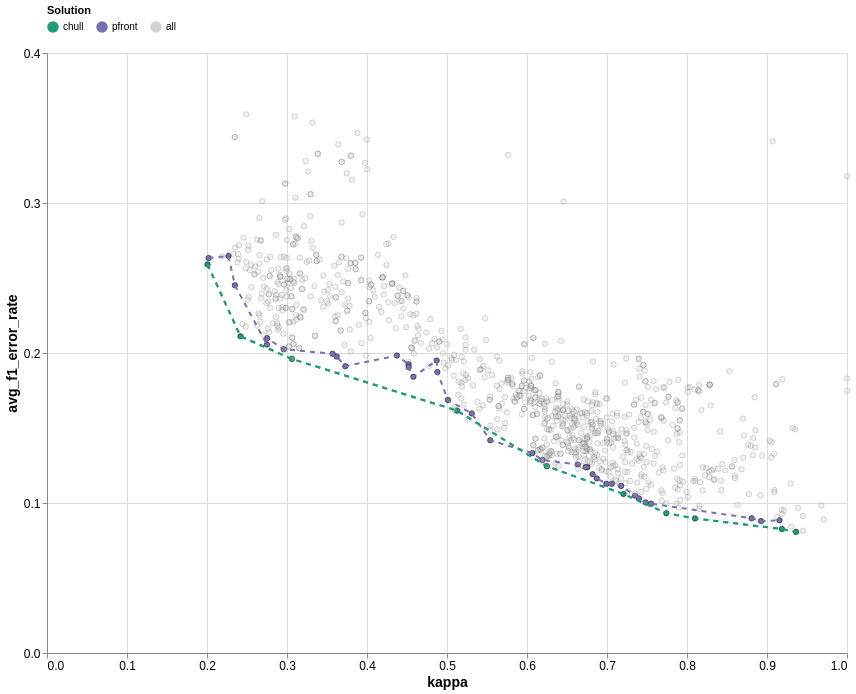

Here is the notebook cell this chart was saved with:
### Code cell
data = solutions_df[solutions_df['fold']=='fold_0'].copy()  # Use the first fold for visualization
error_metric = 'f1'  # or 'f1'
obj_1 = 'kappa' # mean_kappa or kappa
obj_2 = f'avg_{error_metric}_error_rate'
per_fold_chart = draw_kappa_error_diagram(data, obj_1, obj_2)
per_fold_chart#.save('figures/per_fold_kappa_error_chart.pdf')

### Figure 1 — Vega-Lite specification as saved in the notebook (floating-point values rounded to 4 significant figures; data arrays with more than 128 entries replaced by an {"elided": "..."} marker saying what was removed)
{"config": {"view": {"continuousWidth": 300, "continuousHeight": 300}, "axis": {"labelFontSize": 12, "titleFontSize": 14}}, "layer": [{"data": {"name": "data-163bee4a02bed2cd574f27a17dbb2ef3"}, "mark": {"type": "circle", "size": 30, "stroke": "black", "strokeWidth": 0.5}, "encoding": {"color": {"field": "color_label", "legend": {"orient": "top", "title": "Solution"}, "scale": {"domain": ["chull", "pfront", "all"], "range": ["#1b9e77", "#7570b3", "lightgrey"]}, "type": "nominal"}, "opacity": {"condition": {"test": "(datum.color_label === 'all')", "value": 0.3}, "value": 1.0}, "tooltip": [{"field": "pair_id", "type": "nominal"}, {"field": "kappa", "type": "quantitative"}, {"field": "avg_f1_error_rate", "type": "quantitative"}, {"field": "Adjusted_RV", "type": "quantitative"}], "x": {"axis": {"values": [0.0, 0.1, 0.2, 0.3, 0.4, 0.5, 0.6, 0.7, 0.8, 0.9, 1.0]}, "field": "kappa", "title": "kappa", "type": "quantitative"}, "y": {"axis": {"values": [0, 0.1, 0.2, 0.3, 0.4]}, "field": "avg_f1_error_rate", "title": "avg_f1_error_rate", "type": "quantitative"}}}, {"data": {"name": "data-dbe0d37d25115476563474e46728e595"}, "mark": {"type": "line", "point": false, "strokeDash": [5, 5]}, "encoding": {"color": {"field": "color_label", "legend": {"orient": "top", "title": "Solution"}, "scale": {"domain": ["chull", "pfront", "all"], "range": ["#1b9e77", "#7570b3", "lightgrey"]}, "type": "nominal"}, "tooltip": [{"field": "pair_id", "type": "nominal"}, {"field": "kappa", "type": "quantitative"}, {"field": "avg_f1_error_rate", "type": "quantitative"}, {"field": "Adjusted_RV", "type": "quantitative"}], "x": {"axis": {"values": [0.0, 0.1, 0.2, 0.3, 0.4, 0.5, 0.6, 0.7, 0.8, 0.9, 1.0]}, "field": "kappa", "title": "kappa", "type": "quantitative"}, "y": {"axis": {"values": [0, 0.1, 0.2, 0.3, 0.4]}, "field": "avg_f1_error_rate", "title": "avg_f1_error_rate", "type": "quantitative"}}}, {"data": {"name": "data-88db53d086a754818bcbdea0745c1431"}, "mark": {"type": "line", "point": false, "strokeDash": [5, 5]}, "encoding": {"color": {"field": "color_label", "legend": {"orient": "top", "title": "Solution"}, "scale": {"domain": ["chull", "pfront", "all"], "range": ["#1b9e77", "#7570b3", "lightgrey"]}, "type": "nominal"}, "tooltip": [{"field": "pair_id", "type": "nominal"}, {"field": "kappa", "type": "quantitative"}, {"field": "avg_f1_error_rate", "type": "quantitative"}, {"field": "Adjusted_RV", "type": "quantitative"}], "x": {"axis": {"values": [0.0, 0.1, 0.2, 0.3, 0.4, 0.5, 0.6, 0.7, 0.8, 0.9, 1.0]}, "field": "kappa", "title": "kappa", "type": "quantitative"}, "y": {"axis": {"values": [0, 0.1, 0.2, 0.3, 0.4]}, "field": "avg_f1_error_rate", "title": "avg_f1_error_rate", "type": "quantitative"}}}], "height": 600, "width": 800, "$schema": "https://vega.github.io/schema/vega-lite/v5.17.0.json", "datasets": {"data-163bee4a02bed2cd574f27a17dbb2ef3": {"elided": "946 records"}, "data-dbe0d37d25115476563474e46728e595": [{"fold": "fold_0", "pair_id": "Kmer-1/RandomForest&RCKmer-6/SVM", "pair_1": "Kmer-1/RandomForest", "pair_2": "RCKmer-6/SVM", "kappa": 0.2958, "mcc_error_rate_1": 0.6552, "f1_error_rate_1": 0.3178, "mcc_error_rate_2": 0.1583, "f1_error_rate_2": 0.08723, "avg_mcc_error_rate": 0.4067, "avg_f1_error_rate": 0.2025, "Adjusted_RV": 0.9307, "pfront": 7, "chull_complete": -1, "chull": -1, "dataname": "benbow", "color_label": "pfront"}, {"fold": "fold_0", "pair_id": "Kmer-1/RandomForest&RCKmer-7/SVM", "pair_1": "Kmer-1/RandomForest", "pair_2": "RCKmer-7/SVM", "kappa": 0.3061, "mcc_error_rate_1": 0.6552, "f1_error_rate_1": 0.3178, "mcc_error_rate_2": 0.1359, "f1_error_rate_2": 0.0743, "avg_mcc_error_rate": 0.3955, "avg_f1_error_rate": 0.1961, "Adjusted_RV": 0.8925, "pfront": 8, "chull_complete": 7, "chull": 2, "dataname": "benbow", "color_label": "chull"}, {"fold": "fold_0", "pair_id": "Kmer-2/RandomForest&RCKmer-7/SVM", "pair_1": "Kmer-2/RandomForest", "pair_2": "RCKmer-7/SVM", "kappa": 0.6193, "mcc_error_rate_1": 0.3573, "f1_error_rate_1": 0.183, "mcc_error_rate_2": 0.1359, "f1_error_rate_2": 0.0743, "avg_mcc_error_rate": 0.2466, "avg_f1_error_rate": 0.1287, "Adjusted_RV": 0.9433, "pfront": 23, "chull_complete": -1, "chull": -1, "dataname": "benbow", "color_label": "pfront"}, {"fold": "fold_0", "pair_id": "Kmer-3/SVM&Mismatch/RandomForest", "pair_1": "Kmer-3/SVM", "pair_2": "Mismatch/RandomForest", "kappa": 0.4871, "mcc_error_rate_1": 0.2706, "f1_error_rate_1": 0.1577, "mcc_error_rate_2": 0.4199, "f1_error_rate_2": 0.2322, "avg_mcc_error_rate": 0.3452, "avg_f1_error_rate": 0.195, "Adjusted_RV": 0.06278, "pfront": 16, "chull_complete": -1, "chull": -1, "dataname": "benbow", "color_label": "pfront"}, {"fold": "fold_0", "pair_id": "Kmer-5/SVM&RCKmer-7/SVM", "pair_1": "Kmer-5/SVM", "pair_2": "RCKmer-7/SVM", "kappa": 0.9157, "mcc_error_rate_1": 0.1825, "f1_error_rate_1": 0.1027, "mcc_error_rate_2": 0.1359, "f1_error_rate_2": 0.0743, "avg_mcc_error_rate": 0.1592, "avg_f1_error_rate": 0.08849, "Adjusted_RV": 0.9881, "pfront": 42, "chull_complete": -1, "chull": -1, "dataname": "benbow", "color_label": "pfront"}, {"fold": "fold_0", "pair_id": "Kmer-5/SVM&TACC/RandomForest", "pair_1": "Kmer-5/SVM", "pair_2": "TACC/RandomForest", "kappa": 0.4374, "mcc_error_rate_1": 0.1825, "f1_error_rate_1": 0.1027, "mcc_error_rate_2": 0.5698, "f1_error_rate_2": 0.2939, "avg_mcc_error_rate": 0.3761, "avg_f1_error_rate": 0.1983, "Adjusted_RV": 0.8318, "pfront": 12, "chull_complete": -1, "chull": -1, "dataname": "benbow", "color_label": "pfront"}, {"fold": "fold_0", "pair_id": "Kmer-6/SVM&RCKmer-3/RandomForest", "pair_1": "Kmer-6/SVM", "pair_2": "RCKmer-3/RandomForest", "kappa": 0.7399, "mcc_error_rate_1": 0.1691, "f1_error_rate_1": 0.09404, "mcc_error_rate_2": 0.2193, "f1_error_rate_2": 0.1121, "avg_mcc_error_rate": 0.1942, "avg_f1_error_rate": 0.1031, "Adjusted_RV": 0.9753, "pfront": 35, "chull_complete": -1, "chull": -1, "dataname": "benbow", "color_label": "pfront"}, {"fold": "fold_0", "pair_id": "Kmer-7/SVM&RCKmer-3/RandomForest", "pair_1": "Kmer-7/SVM", "pair_2": "RCKmer-3/RandomForest", "kappa": 0.7484, "mcc_error_rate_1": 0.1614, "f1_error_rate_1": 0.08865, "mcc_error_rate_2": 0.2193, "f1_error_rate_2": 0.1121, "avg_mcc_error_rate": 0.1903, "avg_f1_error_rate": 0.1004, "Adjusted_RV": 0.9536, "pfront": 36, "chull_complete": -1, "chull": -1, "dataname": "benbow", "color_label": "pfront"}, {"fold": "fold_0", "pair_id": "Kmer-7/SVM&RCKmer-5/SVM", "pair_1": "Kmer-7/SVM", "pair_2": "RCKmer-5/SVM", "kappa": 0.8808, "mcc_error_rate_1": 0.1614, "f1_error_rate_1": 0.08865, "mcc_error_rate_2": 0.1633, "f1_error_rate_2": 0.09091, "avg_mcc_error_rate": 0.1623, "avg_f1_error_rate": 0.08978, "Adjusted_RV": 0.985, "pfront": 40, "chull_complete": -1, "chull": -1, "dataname": "benbow", "color_label": "pfront"}, {"fold": "fold_0", "pair_id": "Kmer-7/SVM&RCKmer-6/SVM", "pair_1": "Kmer-7/SVM", "pair_2": "RCKmer-6/SVM", "kappa": 0.8926, "mcc_error_rate_1": 0.1614, "f1_error_rate_1": 0.08865, "mcc_error_rate_2": 0.1583, "f1_error_rate_2": 0.08723, "avg_mcc_error_rate": 0.1598, "avg_f1_error_rate": 0.08794, "Adjusted_RV": 0.9902, "pfront": 41, "chull_complete": -1, "chull": -1, "dataname": "benbow", "color_label": "pfront"}, {"fold": "fold_0", "pair_id": "RCKmer-1/SVM&RCKmer-7/SVM", "pair_1": "RCKmer-1/SVM", "pair_2": "RCKmer-7/SVM", "kappa": 0.2749, "mcc_error_rate_1": 0.7042, "f1_error_rate_1": 0.3369, "mcc_error_rate_2": 0.1359, "f1_error_rate_2": 0.0743, "avg_mcc_error_rate": 0.4201, "avg_f1_error_rate": 0.2056, "Adjusted_RV": 0.8936, "pfront": 5, "chull_complete": -1, "chull": -1, "dataname": "benbow", "color_label": "pfront"}, {"fold": "fold_0", "pair_id": "RCKmer-1/SVM&Moran/RandomForest", "pair_1": "RCKmer-1/SVM", "pair_2": "Moran/RandomForest", "kappa": 0.2006, "mcc_error_rate_1": 0.7042, "f1_error_rate_1": 0.3369, "mcc_error_rate_2": 0.3411, "f1_error_rate_2": 0.1811, "avg_mcc_error_rate": 0.5227, "avg_f1_error_rate": 0.259, "Adjusted_RV": 0.3537, "pfront": 0, "chull_complete": 5, "chull": 0, "dataname": "benbow", "color_label": "chull"}, {"fold": "fold_0", "pair_id": "RCKmer-2/RandomForest&RCKmer-7/SVM", "pair_1": "RCKmer-2/RandomForest", "pair_2": "RCKmer-7/SVM", "kappa": 0.5541, "mcc_error_rate_1": 0.4111, "f1_error_rate_1": 0.2093, "mcc_error_rate_2": 0.1359, "f1_error_rate_2": 0.0743, "avg_mcc_error_rate": 0.2735, "avg_f1_error_rate": 0.1418, "Adjusted_RV": 0.9282, "pfront": 21, "chull_complete": -1, "chull": -1, "dataname": "benbow", "color_label": "pfront"}, {"fold": "fold_0", "pair_id": "RCKmer-3/RandomForest&RCKmer-7/SVM", "pair_1": "RCKmer-3/RandomForest", "pair_2": "RCKmer-7/SVM", "kappa": 0.7741, "mcc_error_rate_1": 0.2193, "f1_error_rate_1": 0.1121, "mcc_error_rate_2": 0.1359, "f1_error_rate_2": 0.0743, "avg_mcc_error_rate": 0.1776, "avg_f1_error_rate": 0.09319, "Adjusted_RV": 0.9583, "pfront": 38, "chull_complete": 11, "chull": 6, "dataname": "benbow", "color_label": "chull"}, {"fold": "fold_0", "pair_id": "RCKmer-4/RandomForest&RCKmer-7/SVM", "pair_1": "RCKmer-4/RandomForest", "pair_2": "RCKmer-7/SVM", "kappa": 0.8101, "mcc_error_rate_1": 0.2007, "f1_error_rate_1": 0.1051, "mcc_error_rate_2": 0.1359, "f1_error_rate_2": 0.0743, "avg_mcc_error_rate": 0.1683, "avg_f1_error_rate": 0.0897, "Adjusted_RV": 0.9679, "pfront": 39, "chull_complete": 12, "chull": 7, "dataname": "benbow", "color_label": "chull"}, {"fold": "fold_0", "pair_id": "RCKmer-4/RandomForest&Mismatch/RandomForest", "pair_1": "RCKmer-4/RandomForest", "pair_2": "Mismatch/RandomForest", "kappa": 0.5011, "mcc_error_rate_1": 0.2007, "f1_error_rate_1": 0.1051, "mcc_error_rate_2": 0.4199, "f1_error_rate_2": 0.2322, "avg_mcc_error_rate": 0.3103, "avg_f1_error_rate": 0.1687, "Adjusted_RV": 0.06204, "pfront": 18, "chull_complete": -1, "chull": -1, "dataname": "benbow", "color_label": "pfront"}, {"fold": "fold_0", "pair_id": "RCKmer-5/SVM&RCKmer-7/SVM", "pair_1": "RCKmer-5/SVM", "pair_2": "RCKmer-7/SVM", "kappa": 0.9187, "mcc_error_rate_1": 0.1633, "f1_error_rate_1": 0.09091, "mcc_error_rate_2": 0.1359, "f1_error_rate_2": 0.0743, "avg_mcc_error_rate": 0.1496, "avg_f1_error_rate": 0.08261, "Adjusted_RV": 0.9897, "pfront": 43, "chull_complete": 13, "chull": 8, "dataname": "benbow", "color_label": "chull"}, {"fold": "fold_0", "pair_id": "RCKmer-5/SVM&TAC/RandomForest", "pair_1": "RCKmer-5/SVM", "pair_2": "TAC/RandomForest", "kappa": 0.357, "mcc_error_rate_1": 0.1633, "f1_error_rate_1": 0.09091, "mcc_error_rate_2": 0.6221, "f1_error_rate_2": 0.308, "avg_mcc_error_rate": 0.3927, "avg_f1_error_rate": 0.1995, "Adjusted_RV": 0.7909, "pfront": 9, "chull_complete": -1, "chull": -1, "dataname": "benbow", "color_label": "pfront"}, {"fold": "fold_0", "pair_id": "RCKmer-5/SVM&TACC/RandomForest", "pair_1": "RCKmer-5/SVM", "pair_2": "TACC/RandomForest", "kappa": 0.4519, "mcc_error_rate_1": 0.1633, "f1_error_rate_1": 0.09091, "mcc_error_rate_2": 0.5698, "f1_error_rate_2": 0.2939, "avg_mcc_error_rate": 0.3666, "avg_f1_error_rate": 0.1924, "Adjusted_RV": 0.8317, "pfront": 13, "chull_complete": -1, "chull": -1, "dataname": "benbow", "color_label": "pfront"}, {"fold": "fold_0", "pair_id": "RCKmer-5/SVM&Mismatch/RandomForest", "pair_1": "RCKmer-5/SVM", "pair_2": "Mismatch/RandomForest", "kappa": 0.5126, "mcc_error_rate_1": 0.1633, "f1_error_rate_1": 0.09091, "mcc_error_rate_2": 0.4199, "f1_error_rate_2": 0.2322, "avg_mcc_error_rate": 0.2916, "avg_f1_error_rate": 0.1616, "Adjusted_RV": 0.05933, "pfront": 19, "chull_complete": 8, "chull": 3, "dataname": "benbow", "color_label": "chull"}, {"fold": "fold_0", "pair_id": "RCKmer-5/SVM&Subsequence/RandomForest", "pair_1": "RCKmer-5/SVM", "pair_2": "Subsequence/RandomForest", "kappa": 0.6634, "mcc_error_rate_1": 0.1633, "f1_error_rate_1": 0.09091, "mcc_error_rate_2": 0.2975, "f1_error_rate_2": 0.1605, "avg_mcc_error_rate": 0.2304, "avg_f1_error_rate": 0.1257, "Adjusted_RV": 0.1503, "pfront": 25, "chull_complete": -1, "chull": -1, "dataname": "benbow", "color_label": "pfront"}, {"fold": "fold_0", "pair_id": "RCKmer-6/SVM&RCKmer-7/SVM", "pair_1": "RCKmer-6/SVM", "pair_2": "RCKmer-7/SVM", "kappa": 0.9362, "mcc_error_rate_1": 0.1583, "f1_error_rate_1": 0.08723, "mcc_error_rate_2": 0.1359, "f1_error_rate_2": 0.0743, "avg_mcc_error_rate": 0.1471, "avg_f1_error_rate": 0.08077, "Adjusted_RV": 0.9946, "pfront": 44, "chull_complete": 14, "chull": 9, "dataname": "benbow", "color_label": "chull"}, {"fold": "fold_0", "pair_id": "RCKmer-6/SVM&PCPseTNC/RandomForest", "pair_1": "RCKmer-6/SVM", "pair_2": "PCPseTNC/RandomForest", "kappa": 0.682, "mcc_error_rate_1": 0.1583, "f1_error_rate_1": 0.08723, "mcc_error_rate_2": 0.2945, "f1_error_rate_2": 0.1512, "avg_mcc_error_rate": 0.2264, "avg_f1_error_rate": 0.1192, "Adjusted_RV": 0.9852, "pfront": 28, "chull_complete": -1, "chull": -1, "dataname": "benbow", "color_label": "pfront"}, {"fold": "fold_0", "pair_id": "RCKmer-6/SVM&PseKNC/RandomForest", "pair_1": "RCKmer-6/SVM", "pair_2": "PseKNC/RandomForest", "kappa": 0.7206, "mcc_error_rate_1": 0.1583, "f1_error_rate_1": 0.08723, "mcc_error_rate_2": 0.238, "f1_error_rate_2": 0.1248, "avg_mcc_error_rate": 0.1981, "avg_f1_error_rate": 0.106, "Adjusted_RV": 0.9807, "pfront": 33, "chull_complete": 10, "chull": 5, "dataname": "benbow", "color_label": "chull"}, {"fold": "fold_0", "pair_id": "RCKmer-6/SVM&SCPseTNC/RandomForest", "pair_1": "RCKmer-6/SVM", "pair_2": "SCPseTNC/RandomForest", "kappa": 0.7176, "mcc_error_rate_1": 0.1583, "f1_error_rate_1": 0.08723, "mcc_error_rate_2": 0.258, "f1_error_rate_2": 0.1355, "avg_mcc_error_rate": 0.2082, "avg_f1_error_rate": 0.1114, "Adjusted_RV": 0.9805, "pfront": 32, "chull_complete": -1, "chull": -1, "dataname": "benbow", "color_label": "pfront"}, {"fold": "fold_0", "pair_id": "RCKmer-6/SVM&TAC/RandomForest", "pair_1": "RCKmer-6/SVM", "pair_2": "TAC/RandomForest", "kappa": 0.3621, "mcc_error_rate_1": 0.1583, "f1_error_rate_1": 0.08723, "mcc_error_rate_2": 0.6221, "f1_error_rate_2": 0.308, "avg_mcc_error_rate": 0.3902, "avg_f1_error_rate": 0.1976, "Adjusted_RV": 0.7754, "pfront": 10, "chull_complete": -1, "chull": -1, "dataname": "benbow", "color_label": "pfront"}, {"fold": "fold_0", "pair_id": "RCKmer-6/SVM&TACC/RandomForest", "pair_1": "RCKmer-6/SVM", "pair_2": "TACC/RandomForest", "kappa": 0.4521, "mcc_error_rate_1": 0.1583, "f1_error_rate_1": 0.08723, "mcc_error_rate_2": 0.5698, "f1_error_rate_2": 0.2939, "avg_mcc_error_rate": 0.3641, "avg_f1_error_rate": 0.1906, "Adjusted_RV": 0.8177, "pfront": 14, "chull_complete": -1, "chull": -1, "dataname": "benbow", "color_label": "pfront"}, {"fold": "fold_0", "pair_id": "RCKmer-6/SVM&TPCP/RandomForest", "pair_1": "RCKmer-6/SVM", "pair_2": "TPCP/RandomForest", "kappa": 0.7061, "mcc_error_rate_1": 0.1583, "f1_error_rate_1": 0.08723, "mcc_error_rate_2": 0.2638, "f1_error_rate_2": 0.1386, "avg_mcc_error_rate": 0.211, "avg_f1_error_rate": 0.1129, "Adjusted_RV": 0.9403, "pfront": 31, "chull_complete": -1, "chull": -1, "dataname": "benbow", "color_label": "pfront"}, {"fold": "fold_0", "pair_id": "RCKmer-6/SVM&Z_curve_12bit/RandomForest", "pair_1": "RCKmer-6/SVM", "pair_2": "Z_curve_12bit/RandomForest", "kappa": 0.6067, "mcc_error_rate_1": 0.1583, "f1_error_rate_1": 0.08723, "mcc_error_rate_2": 0.3465, "f1_error_rate_2": 0.1793, "avg_mcc_error_rate": 0.2524, "avg_f1_error_rate": 0.1332, "Adjusted_RV": 0.987, "pfront": 22, "chull_complete": -1, "chull": -1, "dataname": "benbow", "color_label": "pfront"}, {"fold": "fold_0", "pair_id": "RCKmer-6/SVM&Mismatch/RandomForest", "pair_1": "RCKmer-6/SVM", "pair_2": "Mismatch/RandomForest", "kappa": 0.5309, "mcc_error_rate_1": 0.1583, "f1_error_rate_1": 0.08723, "mcc_error_rate_2": 0.4199, "f1_error_rate_2": 0.2322, "avg_mcc_error_rate": 0.2891, "avg_f1_error_rate": 0.1597, "Adjusted_RV": 0.0584, "pfront": 20, "chull_complete": -1, "chull": -1, "dataname": "benbow", "color_label": "pfront"}, {"fold": "fold_0", "pair_id": "RCKmer-6/SVM&Subsequence/RandomForest", "pair_1": "RCKmer-6/SVM", "pair_2": "Subsequence/RandomForest", "kappa": 0.6754, "mcc_error_rate_1": 0.1583, "f1_error_rate_1": 0.08723, "mcc_error_rate_2": 0.2975, "f1_error_rate_2": 0.1605, "avg_mcc_error_rate": 0.2279, "avg_f1_error_rate": 0.1239, "Adjusted_RV": 0.1485, "pfront": 27, "chull_complete": -1, "chull": -1, "dataname": "benbow", "color_label": "pfront"}, {"fold": "fold_0", "pair_id": "RCKmer-7/SVM&PCPseDNC/RandomForest", "pair_1": "RCKmer-7/SVM", "pair_2": "PCPseDNC/RandomForest", "kappa": 0.6248, "mcc_error_rate_1": 0.1359, "f1_error_rate_1": 0.0743, "mcc_error_rate_2": 0.3403, "f1_error_rate_2": 0.1747, "avg_mcc_error_rate": 0.2381, "avg_f1_error_rate": 0.1245, "Adjusted_RV": 0.9434, "pfront": 24, "chull_complete": 9, "chull": 4, "dataname": "benbow", "color_label": "chull"}, {"fold": "fold_0", "pair_id": "RCKmer-7/SVM&PCPseTNC/RandomForest", "pair_1": "RCKmer-7/SVM", "pair_2": "PCPseTNC/RandomForest", "kappa": 0.6992, "mcc_error_rate_1": 0.1359, "f1_error_rate_1": 0.0743, "mcc_error_rate_2": 0.2945, "f1_error_rate_2": 0.1512, "avg_mcc_error_rate": 0.2152, "avg_f1_error_rate": 0.1128, "Adjusted_RV": 0.9668, "pfront": 30, "chull_complete": -1, "chull": -1, "dataname": "benbow", "color_label": "pfront"}, {"fold": "fold_0", "pair_id": "RCKmer-7/SVM&PseKNC/RandomForest", "pair_1": "RCKmer-7/SVM", "pair_2": "PseKNC/RandomForest", "kappa": 0.7553, "mcc_error_rate_1": 0.1359, "f1_error_rate_1": 0.0743, "mcc_error_rate_2": 0.238, "f1_error_rate_2": 0.1248, "avg_mcc_error_rate": 0.1869, "avg_f1_error_rate": 0.09956, "Adjusted_RV": 0.9574, "pfront": 37, "chull_complete": -1, "chull": -1, "dataname": "benbow", "color_label": "pfront"}, {"fold": "fold_0", "pair_id": "RCKmer-7/SVM&SCPseTNC/RandomForest", "pair_1": "RCKmer-7/SVM", "pair_2": "SCPseTNC/RandomForest", "kappa": 0.7351, "mcc_error_rate_1": 0.1359, "f1_error_rate_1": 0.0743, "mcc_error_rate_2": 0.258, "f1_error_rate_2": 0.1355, "avg_mcc_error_rate": 0.197, "avg_f1_error_rate": 0.1049, "Adjusted_RV": 0.9572, "pfront": 34, "chull_complete": -1, "chull": -1, "dataname": "benbow", "color_label": "pfront"}, {"fold": "fold_0", "pair_id": "RCKmer-7/SVM&NMBroto/RandomForest", "pair_1": "RCKmer-7/SVM", "pair_2": "NMBroto/RandomForest", "kappa": 0.6732, "mcc_error_rate_1": 0.1359, "f1_error_rate_1": 0.0743, "mcc_error_rate_2": 0.3236, "f1_error_rate_2": 0.1736, "avg_mcc_error_rate": 0.2298, "avg_f1_error_rate": 0.1239, "Adjusted_RV": 0.9194, "pfront": 26, "chull_complete": -1, "chull": -1, "dataname": "benbow", "color_label": "pfront"}, {"fold": "fold_0", "pair_id": "RCKmer-7/SVM&TAC/RandomForest", "pair_1": "RCKmer-7/SVM", "pair_2": "TAC/RandomForest", "kappa": 0.3729, "mcc_error_rate_1": 0.1359, "f1_error_rate_1": 0.0743, "mcc_error_rate_2": 0.6221, "f1_error_rate_2": 0.308, "avg_mcc_error_rate": 0.379, "avg_f1_error_rate": 0.1912, "Adjusted_RV": 0.7248, "pfront": 11, "chull_complete": -1, "chull": -1, "dataname": "benbow", "color_label": "pfront"}, {"fold": "fold_0", "pair_id": "RCKmer-7/SVM&TACC/RandomForest", "pair_1": "RCKmer-7/SVM", "pair_2": "TACC/RandomForest", "kappa": 0.4579, "mcc_error_rate_1": 0.1359, "f1_error_rate_1": 0.0743, "mcc_error_rate_2": 0.5698, "f1_error_rate_2": 0.2939, "avg_mcc_error_rate": 0.3529, "avg_f1_error_rate": 0.1841, "Adjusted_RV": 0.7711, "pfront": 15, "chull_complete": -1, "chull": -1, "dataname": "benbow", "color_label": "pfront"}, {"fold": "fold_0", "pair_id": "RCKmer-7/SVM&Z_curve_9bit/RandomForest", "pair_1": "RCKmer-7/SVM", "pair_2": "Z_curve_9bit/RandomForest", "kappa": 0.2419, "mcc_error_rate_1": 0.1359, "f1_error_rate_1": 0.0743, "mcc_error_rate_2": 0.7209, "f1_error_rate_2": 0.3479, "avg_mcc_error_rate": 0.4284, "avg_f1_error_rate": 0.2111, "Adjusted_RV": 0.8863, "pfront": 4, "chull_complete": 6, "chull": 1, "dataname": "benbow", "color_label": "chull"}, {"fold": "fold_0", "pair_id": "RCKmer-7/SVM&CKSNAP/RandomForest", "pair_1": "RCKmer-7/SVM", "pair_2": "CKSNAP/RandomForest", "kappa": 0.6872, "mcc_error_rate_1": 0.1359, "f1_error_rate_1": 0.0743, "mcc_error_rate_2": 0.3064, "f1_error_rate_2": 0.1585, "avg_mcc_error_rate": 0.2212, "avg_f1_error_rate": 0.1164, "Adjusted_RV": 0.9153, "pfront": 29, "chull_complete": -1, "chull": -1, "dataname": "benbow", "color_label": "pfront"}, {"fold": "fold_0", "pair_id": "RCKmer-7/SVM&GC/SVM", "pair_1": "RCKmer-7/SVM", "pair_2": "GC/SVM", "kappa": 0.2752, "mcc_error_rate_1": 0.1359, "f1_error_rate_1": 0.0743, "mcc_error_rate_2": 0.704, "f1_error_rate_2": 0.3454, "avg_mcc_error_rate": 0.42, "avg_f1_error_rate": 0.2099, "Adjusted_RV": 0.8936, "pfront": 6, "chull_complete": -1, "chull": -1, "dataname": "benbow", "color_label": "pfront"}, {"fold": "fold_0", "pair_id": "Geary/RandomForest&GC/SVM", "pair_1": "Geary/RandomForest", "pair_2": "GC/SVM", "kappa": 0.2268, "mcc_error_rate_1": 0.3406, "f1_error_rate_1": 0.1839, "mcc_error_rate_2": 0.704, "f1_error_rate_2": 0.3454, "avg_mcc_error_rate": 0.5223, "avg_f1_error_rate": 0.2647, "Adjusted_RV": 0.3537, "pfront": 2, "chull_complete": -1, "chull": -1, "dataname": "benbow", "color_label": "pfront"}, {"fold": "fold_0", "pair_id": "Moran/RandomForest&GC/SVM", "pair_1": "Moran/RandomForest", "pair_2": "GC/SVM", "kappa": 0.202, "mcc_error_rate_1": 0.3411, "f1_error_rate_1": 0.1811, "mcc_error_rate_2": 0.704, "f1_error_rate_2": 0.3454, "avg_mcc_error_rate": 0.5226, "avg_f1_error_rate": 0.2633, "Adjusted_RV": 0.3537, "pfront": 1, "chull_complete": -1, "chull": -1, "dataname": "benbow", "color_label": "pfront"}, {"fold": "fold_0", "pair_id": "Z_curve_48bit/SVM&Z_curve_9bit/RandomForest", "pair_1": "Z_curve_48bit/SVM", "pair_2": "Z_curve_9bit/RandomForest", "kappa": 0.2348, "mcc_error_rate_1": 0.2547, "f1_error_rate_1": 0.1424, "mcc_error_rate_2": 0.7209, "f1_error_rate_2": 0.3479, "avg_mcc_error_rate": 0.4878, "avg_f1_error_rate": 0.2451, "Adjusted_RV": 0.9551, "pfront": 3, "chull_complete": -1, "chull": -1, "dataname": "benbow", "color_label": "pfront"}, {"fold": "fold_0", "pair_id": "Z_curve_48bit/SVM&Mismatch/RandomForest", "pair_1": "Z_curve_48bit/SVM", "pair_2": "Mismatch/RandomForest", "kappa": 0.488, "mcc_error_rate_1": 0.2547, "f1_error_rate_1": 0.1424, "mcc_error_rate_2": 0.4199, "f1_error_rate_2": 0.2322, "avg_mcc_error_rate": 0.3373, "avg_f1_error_rate": 0.1873, "Adjusted_RV": 0.06124, "pfront": 17, "chull_complete": -1, "chull": -1, "dataname": "benbow", "color_label": "pfront"}], "data-88db53d086a754818bcbdea0745c1431": [{"fold": "fold_0", "pair_id": "Kmer-1/RandomForest&RCKmer-7/SVM", "pair_1": "Kmer-1/RandomForest", "pair_2": "RCKmer-7/SVM", "kappa": 0.3061, "mcc_error_rate_1": 0.6552, "f1_error_rate_1": 0.3178, "mcc_error_rate_2": 0.1359, "f1_error_rate_2": 0.0743, "avg_mcc_error_rate": 0.3955, "avg_f1_error_rate": 0.1961, "Adjusted_RV": 0.8925, "pfront": 8, "chull_complete": 7, "chull": 2, "dataname": "benbow", "color_label": "chull"}, {"fold": "fold_0", "pair_id": "RCKmer-1/SVM&Moran/RandomForest", "pair_1": "RCKmer-1/SVM", "pair_2": "Moran/RandomForest", "kappa": 0.2006, "mcc_error_rate_1": 0.7042, "f1_error_rate_1": 0.3369, "mcc_error_rate_2": 0.3411, "f1_error_rate_2": 0.1811, "avg_mcc_error_rate": 0.5227, "avg_f1_error_rate": 0.259, "Adjusted_RV": 0.3537, "pfront": 0, "chull_complete": 5, "chull": 0, "dataname": "benbow", "color_label": "chull"}, {"fold": "fold_0", "pair_id": "RCKmer-3/RandomForest&RCKmer-7/SVM", "pair_1": "RCKmer-3/RandomForest", "pair_2": "RCKmer-7/SVM", "kappa": 0.7741, "mcc_error_rate_1": 0.2193, "f1_error_rate_1": 0.1121, "mcc_error_rate_2": 0.1359, "f1_error_rate_2": 0.0743, "avg_mcc_error_rate": 0.1776, "avg_f1_error_rate": 0.09319, "Adjusted_RV": 0.9583, "pfront": 38, "chull_complete": 11, "chull": 6, "dataname": "benbow", "color_label": "chull"}, {"fold": "fold_0", "pair_id": "RCKmer-4/RandomForest&RCKmer-7/SVM", "pair_1": "RCKmer-4/RandomForest", "pair_2": "RCKmer-7/SVM", "kappa": 0.8101, "mcc_error_rate_1": 0.2007, "f1_error_rate_1": 0.1051, "mcc_error_rate_2": 0.1359, "f1_error_rate_2": 0.0743, "avg_mcc_error_rate": 0.1683, "avg_f1_error_rate": 0.0897, "Adjusted_RV": 0.9679, "pfront": 39, "chull_complete": 12, "chull": 7, "dataname": "benbow", "color_label": "chull"}, {"fold": "fold_0", "pair_id": "RCKmer-5/SVM&RCKmer-7/SVM", "pair_1": "RCKmer-5/SVM", "pair_2": "RCKmer-7/SVM", "kappa": 0.9187, "mcc_error_rate_1": 0.1633, "f1_error_rate_1": 0.09091, "mcc_error_rate_2": 0.1359, "f1_error_rate_2": 0.0743, "avg_mcc_error_rate": 0.1496, "avg_f1_error_rate": 0.08261, "Adjusted_RV": 0.9897, "pfront": 43, "chull_complete": 13, "chull": 8, "dataname": "benbow", "color_label": "chull"}, {"fold": "fold_0", "pair_id": "RCKmer-5/SVM&Mismatch/RandomForest", "pair_1": "RCKmer-5/SVM", "pair_2": "Mismatch/RandomForest", "kappa": 0.5126, "mcc_error_rate_1": 0.1633, "f1_error_rate_1": 0.09091, "mcc_error_rate_2": 0.4199, "f1_error_rate_2": 0.2322, "avg_mcc_error_rate": 0.2916, "avg_f1_error_rate": 0.1616, "Adjusted_RV": 0.05933, "pfront": 19, "chull_complete": 8, "chull": 3, "dataname": "benbow", "color_label": "chull"}, {"fold": "fold_0", "pair_id": "RCKmer-6/SVM&RCKmer-7/SVM", "pair_1": "RCKmer-6/SVM", "pair_2": "RCKmer-7/SVM", "kappa": 0.9362, "mcc_error_rate_1": 0.1583, "f1_error_rate_1": 0.08723, "mcc_error_rate_2": 0.1359, "f1_error_rate_2": 0.0743, "avg_mcc_error_rate": 0.1471, "avg_f1_error_rate": 0.08077, "Adjusted_RV": 0.9946, "pfront": 44, "chull_complete": 14, "chull": 9, "dataname": "benbow", "color_label": "chull"}, {"fold": "fold_0", "pair_id": "RCKmer-6/SVM&PseKNC/RandomForest", "pair_1": "RCKmer-6/SVM", "pair_2": "PseKNC/RandomForest", "kappa": 0.7206, "mcc_error_rate_1": 0.1583, "f1_error_rate_1": 0.08723, "mcc_error_rate_2": 0.238, "f1_error_rate_2": 0.1248, "avg_mcc_error_rate": 0.1981, "avg_f1_error_rate": 0.106, "Adjusted_RV": 0.9807, "pfront": 33, "chull_complete": 10, "chull": 5, "dataname": "benbow", "color_label": "chull"}, {"fold": "fold_0", "pair_id": "RCKmer-7/SVM&PCPseDNC/RandomForest", "pair_1": "RCKmer-7/SVM", "pair_2": "PCPseDNC/RandomForest", "kappa": 0.6248, "mcc_error_rate_1": 0.1359, "f1_error_rate_1": 0.0743, "mcc_error_rate_2": 0.3403, "f1_error_rate_2": 0.1747, "avg_mcc_error_rate": 0.2381, "avg_f1_error_rate": 0.1245, "Adjusted_RV": 0.9434, "pfront": 24, "chull_complete": 9, "chull": 4, "dataname": "benbow", "color_label": "chull"}, {"fold": "fold_0", "pair_id": "RCKmer-7/SVM&Z_curve_9bit/RandomForest", "pair_1": "RCKmer-7/SVM", "pair_2": "Z_curve_9bit/RandomForest", "kappa": 0.2419, "mcc_error_rate_1": 0.1359, "f1_error_rate_1": 0.0743, "mcc_error_rate_2": 0.7209, "f1_error_rate_2": 0.3479, "avg_mcc_error_rate": 0.4284, "avg_f1_error_rate": 0.2111, "Adjusted_RV": 0.8863, "pfront": 4, "chull_complete": 6, "chull": 1, "dataname": "benbow", "color_label": "chull"}]}}
